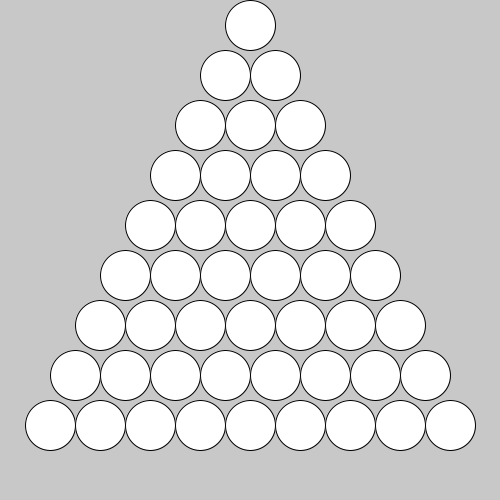
Frame 1 (no input)
Frame 60 (the mouse pressed at the canvas centre just before this capture): identical to frame 1, image omitted
Frame 120 (the mouse held since frame 60 and released just before this capture): identical to frame 1, image omitted

The Processing sketch that drew this single still picture (run headless with seeded random() and noise(); from frame 60 on, the mouse is pressed at the canvas centre):

// Processing sketch: pyramid
// ── pyramid.pde
void setup() {
    size(500,500);
}

void draw() {
  background(200);
  for (int col=0; col<9; col++) {
    for (int row=0; row<col+1; row++) {
          float x = (width/2-(col-row)*25)+row*25;
          float y = col*50+25;
          fill(255);
          ellipse(x,y,50,50);
    }
  }
}
